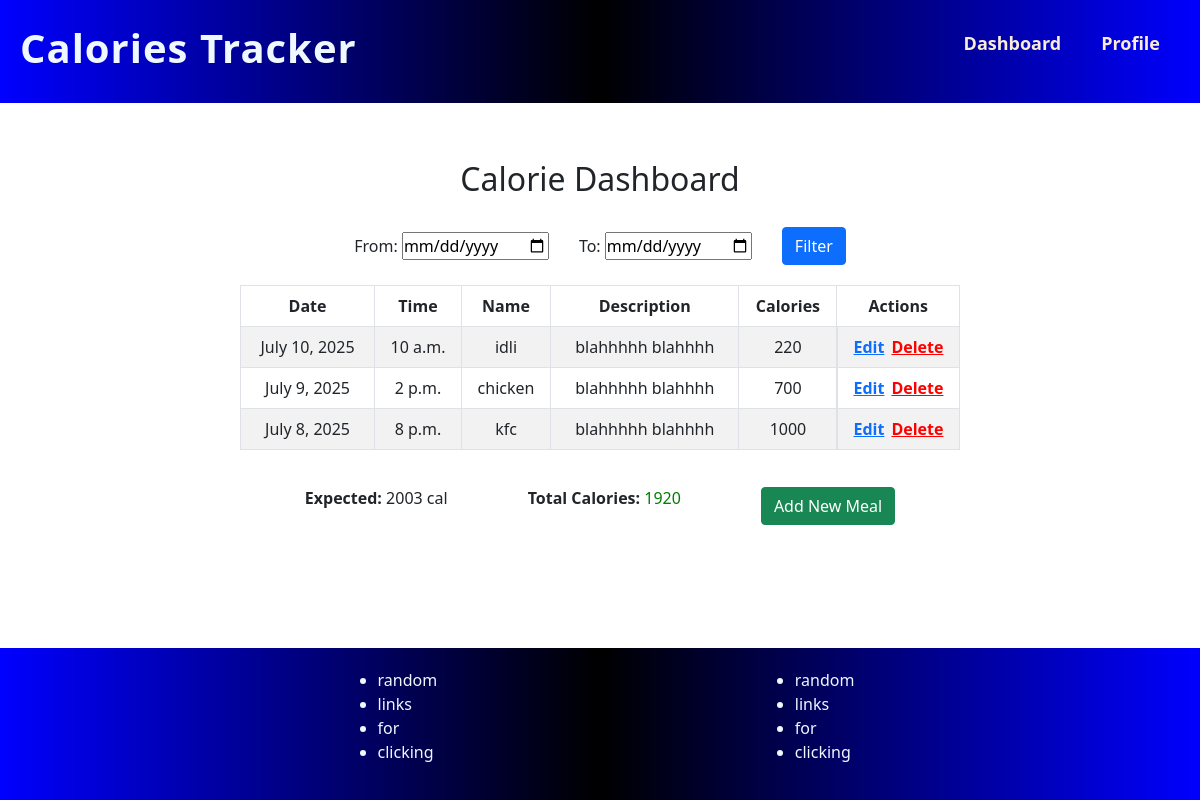
Screenshot of / (signed in) with the database file from the repository.
### meals/models.py (models this page shows, shortened)
class Meal(models.Model):
    name = models.CharField(max_length=100)
    user = models.ForeignKey(User, on_delete=models.CASCADE)
    date = models.DateField()
    time = models.TimeField()
    desc = models.CharField(max_length=255)
    calories = models.PositiveIntegerField()

### meals/views.py (the view)
# urls.py: path('',views.dashboard,name='dashboard'),
@login_required
def dashboard(request):
    from_date = request.GET.get('from')
    to_date = request.GET.get('to')
    meals = Meal.objects.filter(user = request.user).order_by('-date','-time')
    if from_date and to_date:
        meals = meals.filter(date__range=[from_date,to_date])
    total_calories = sum(m.calories for m in meals)
    expected = request.user.profile.expected_calories
    context = {
        "meals" : meals,
        "total_calories" : total_calories,
        "expected" : expected
    }
    return render(request, 'meals/dashboard.html', context)

### templates/meals/dashboard.html (shortened to what this page needs)
{% extends "base.html" %}
{% block content %}
  <h2>Calorie Dashboard</h2>
  <form method="get" class="filter-form">
    <div>
      <label>From:</label>
      <input type="date" name="from" value="{{ from }}">
    </div>
    <div>
      <label>To:</label>
      <input type="date" name="to" value="{{ to }}">
    </div>
    <button class="btn btn-primary" type="submit">Filter</button>
  </form>
  <table class="table table-striped table-bordered">
    <thead>
      <tr class="text-center">
        <th>Date</th><th>Time</th><th>Name</th><th>Description</th><th>Calories</th><th>Actions</th>
      </tr>
    </thead>
    <tbody>
      {% for meal in meals %}
        <tr class="text-center">
          <td>{{ meal.date }}</td>
          <td>{{ meal.time }}</td>
          <td>{{ meal.name }}</td>
          <td>{{ meal.desc }}</td>
          <td>{{ meal.calories }}</td>
          <td class="table-action">
            <a href="{% url 'edit' meal.pk %}">Edit</a>
            <a style="color: red;" href="{% url 'delete' meal.pk %}">Delete</a>
          </td>
        </tr>
      {% empty %}
        <tr><td colspan="5">No meals to show!.</td></tr>
      {% endfor %}
    </tbody>
  </table>
  <div class="summary">
    <p><strong>Expected:</strong> {{ expected }} cal</p>
    <p><strong>Total Calories:</strong>
      {% if total_calories > expected %}
        <span style="color: red;">{{ total_calories }}</span>
      {% else %}
        <span style="color: green;">{{ total_calories }}</span>
      {% endif %}
    </p>
    <a class="btn btn-success" href="{% url 'add' %}">Add New Meal</a>
  </div>
{% endblock %}

### templates/base.html (shortened to what this page needs)
{% load static %}
<!DOCTYPE html>
<html lang="en">
<head>
    <link href="https://cdn.jsdelivr.net/npm/bootstrap@5.0.2/dist/css/bootstrap.min.css" rel="stylesheet">
    <link rel="stylesheet" href="{% static 'css/style.css' %}">
</head>
<body>
    <header>
        <h1>Calories Tracker</h1>
        <nav>
            <ul>
                <li><a href="{% url 'dashboard' %}">Dashboard</a></li>
                <li><a href="{% url 'profile' %}">Profile</a></li>
            </ul>
        </nav>
    </header>
    <main>
        <div>
            {% block content %}{% endblock %}
        </div>
    </main>
    <footer>
        <ul>
            <li>random</li>
            <li>links</li>
            <li>for</li>
            <li>clicking</li>
        </ul>
        <ul>
            <li>random</li>
            <li>links</li>
            <li>for</li>
            <li>clicking</li>
        </ul>
    </footer>
</body>
</html>

### static/css/style.css (style rules this page uses)
* { padding: 0; margin: 0; }
body { height: 100vh; width: 100vw; }
header,footer { height: fit-content; padding: 20px; display: flex; align-items: center; justify-content: space-between; background: linear-gradient(to right,blue, black,blue); color: aliceblue; }
header h1 { font-weight:bolder; letter-spacing: 1px; }
header nav { width: fit-content; padding: 10px 20px; }
nav ul { width: 100%; display: flex; align-items: center; justify-content: center; gap: 40px; list-style: none; }
nav ul li { font-size: large; font-weight: 600; }
nav ul li a { text-decoration: none; color: antiquewhite; }
main { display: flex; align-items: center; justify-content: center; height: 60%; }
main > div { display: flex; flex-direction: column; align-items: center; gap: 20px; justify-content:center; height: 100%; width: 100%; }
.summary { width: 100%; display: flex; gap: 80px; align-items: center; justify-content:center; }
a { font-weight: 900; }
table { max-width: 60%; }
.table-action { display:flex; align-items: center; justify-content: space-evenly; }
.filter-form { display: flex; align-items: center; justify-content: center; gap: 30px; }
footer { justify-content: space-evenly; position: fixed; bottom: 0; width: 100%; }

### rows the page displays
Meal: date "July 10, 2025", time "10 a.m.", name "idli", desc "blahhhhh blahhhh", calories "220"
Meal: date "July 9, 2025", time "2 p.m.", name "chicken", desc "blahhhhh blahhhh", calories "700"
Meal: date "July 8, 2025", time "8 p.m.", name "kfc", desc "blahhhhh blahhhh", calories "1000"

### other values shown
{{ expected }} "2003"
{{ total_calories }} "1920"
